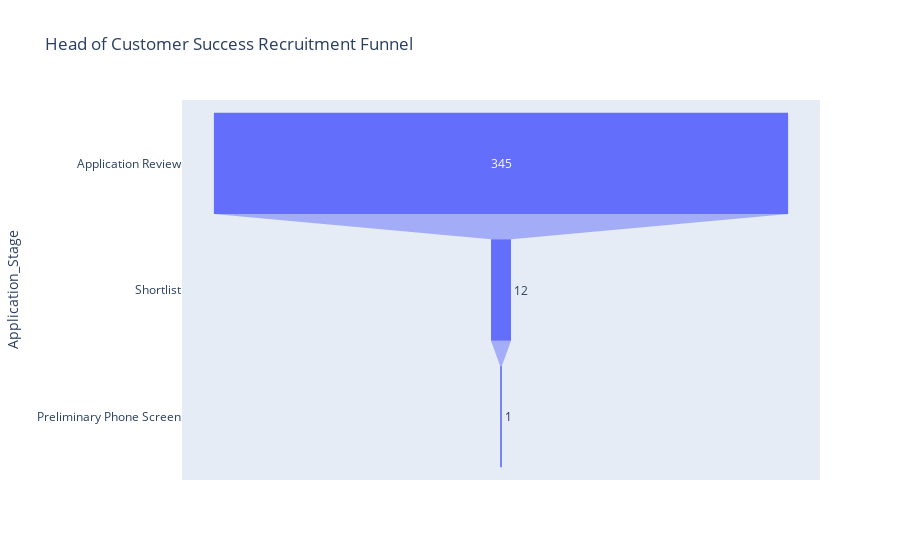

Notebook cell for this chart:
### Code cell
# Now we'll take a single role under job_name, mock up a funnel and see what we come out with:

#Filtering the data set for the 'Head of Customer Success' role:
df_hcs = df[df['job_name']=='Head of Customer Success']

#Taking counts per 'current_application_stage' for the 'Head of Customer Success' role:
df_hcs['current_application_stage'].value_counts()

#Placing those stages and counts in lists
hcs_counts = df_hcs['current_application_stage'].value_counts().to_list()
hcs_stages = df_hcs['current_application_stage'].value_counts().index.tolist()

#Visualizing the funnel for the 'Head of Customer Success' role:
data = dict(
    No_of_Candidates=hcs_counts,
    Application_Stage=hcs_stages)
fig = px.funnel(data, x='No_of_Candidates', y='Application_Stage', title='Head of Customer Success Recruitment Funnel',)
fig.show()

### Figure 1 — Plotly figure (JSON) as saved in the notebook; plotly's stock layout.template omitted (floating-point values rounded to 4 significant figures)
{"data": [{"hovertemplate": "No_of_Candidates=%{x}<br>Application_Stage=%{y}<extra></extra>", "legendgroup": "", "marker": {"color": "#636efa"}, "name": "", "orientation": "h", "showlegend": false, "type": "funnel", "x": [345, 12, 1], "xaxis": "x", "y": ["Application Review", "Shortlist", "Preliminary Phone Screen"], "yaxis": "y"}], "layout": {"legend": {"tracegroupgap": 0}, "title": {"text": "Head of Customer Success Recruitment Funnel"}, "xaxis": {"anchor": "y", "domain": [0, 1], "title": {"text": "No_of_Candidates"}}, "yaxis": {"anchor": "x", "domain": [0, 1], "title": {"text": "Application_Stage"}}}}
